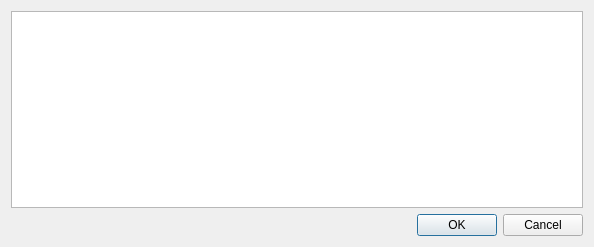
<?xml version="1.0" encoding="UTF-8"?>
<ui version="4.0">
<comment> Copyright (C) 2017 by Pedro Mendes, Virginia Tech Intellectual </comment>
<comment> Properties, Inc., University of Heidelberg, and University of </comment>
<comment> of Connecticut School of Medicine. </comment>
<comment> All rights reserved. </comment>

 <class>CQUndoDialog</class>
 <widget class="QDialog" name="CQUndoDialog">
  <property name="geometry">
   <rect>
    <x>0</x>
    <y>0</y>
    <width>594</width>
    <height>247</height>
   </rect>
  </property>
  <property name="windowTitle">
   <string>Undo History</string>
  </property>
  <layout class="QVBoxLayout" name="verticalLayout">
   <item>
    <widget class="QTableView" name="mpTableView">
     <property name="editTriggers">
      <set>QAbstractItemView::NoEditTriggers</set>
     </property>
     <property name="alternatingRowColors">
      <bool>true</bool>
     </property>
     <property name="selectionMode">
      <enum>QAbstractItemView::SingleSelection</enum>
     </property>
     <property name="selectionBehavior">
      <enum>QAbstractItemView::SelectRows</enum>
     </property>
     <property name="wordWrap">
      <bool>true</bool>
     </property>
     <attribute name="verticalHeaderVisible">
      <bool>true</bool>
     </attribute>
    </widget>
   </item>
   <item>
    <widget class="QDialogButtonBox" name="mpButtonBox">
     <property name="orientation">
      <enum>Qt::Horizontal</enum>
     </property>
     <property name="standardButtons">
      <set>QDialogButtonBox::Cancel|QDialogButtonBox::Ok</set>
     </property>
    </widget>
   </item>
  </layout>
 </widget>
 <resources/>
 <connections>
  <connection>
   <sender>mpButtonBox</sender>
   <signal>accepted()</signal>
   <receiver>CQUndoDialog</receiver>
   <slot>accept()</slot>
   <hints>
    <hint type="sourcelabel">
     <x>248</x>
     <y>254</y>
    </hint>
    <hint type="destinationlabel">
     <x>157</x>
     <y>274</y>
    </hint>
   </hints>
  </connection>
  <connection>
   <sender>mpButtonBox</sender>
   <signal>rejected()</signal>
   <receiver>CQUndoDialog</receiver>
   <slot>reject()</slot>
   <hints>
    <hint type="sourcelabel">
     <x>316</x>
     <y>260</y>
    </hint>
    <hint type="destinationlabel">
     <x>286</x>
     <y>274</y>
    </hint>
   </hints>
  </connection>
 </connections>
</ui>
